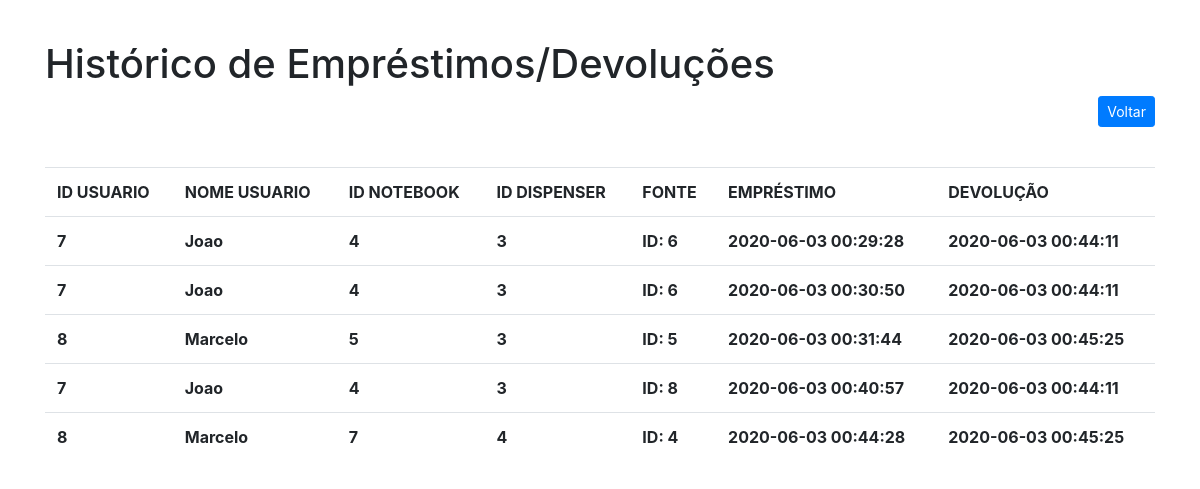
Page /php/historico.php (signed in) on the committed database.
### tables this page shows
CREATE TABLE `acoes_aluno` (
  `id` int(11) NOT NULL,
  `id_usuario` int(11) NOT NULL DEFAULT 0,
  `id_notebook` int(11) NOT NULL DEFAULT 0,
  `id_dispenser` int(11) DEFAULT NULL,
  `id_turma` int(11) DEFAULT 0,
  `nome_usuario` varchar(100) DEFAULT NULL,
  `fonte` int(11) NOT NULL DEFAULT 0,
  `data_emp` datetime DEFAULT NULL,
  `data_dev` datetime DEFAULT NULL
);

### php/historico.php (the view, shortened to what this page needs)
<!DOCTYPE html>
<?php
    require 'conexao/config.php';
    if(isset($_SESSION['id']) && !empty($_SESSION['id'])){
        $id = $_SESSION['id'];
        $sql2 = "SELECT * FROM usuarios WHERE id = :id";
        $sql2 = $pdo->prepare($sql2);
        $sql2->bindValue(":id", $id);
        $sql2->execute();
        $dado2 = $sql2->fetch();
        $sql = "SELECT * FROM acoes_aluno";
        $sql = $pdo->prepare($sql);
        $sql->execute();
        $dado = $sql->fetchAll();
    } else{
        header("Location: login.php");
        exit;
    }
?>
<html>
<head>
    <link rel="stylesheet" href="https://stackpath.bootstrapcdn.com/bootstrap/4.5.0/css/bootstrap.min.css">
</head>
<body>
<div class="container" style="margin-top: 40px;">
    <h1>Histórico de Empréstimos/Devoluções</h1>
    <table class='table' style="margin-top: 40px;">
        <tr>
            <th>ID USUARIO</th>
            <th>NOME USUARIO</th>
            <th>ID NOTEBOOK</th>
            <th>ID DISPENSER</th>
            <th>FONTE</th>
            <th>EMPRÉSTIMO</th>
            <th>DEVOLUÇÃO</th>
        </tr>
        <?php
            if($dado2['nivel'] == 'Administrador'){
                foreach($dado as $item){
                ?>
        <tr>
            <th><?php echo $item['id_usuario'];?></th>
            <th><?php echo $item['nome_usuario'];?></th>
            <th><?php echo $item['id_notebook'];?></th>
            <th><?php echo $item['id_dispenser'];?></th>
            <th>ID: <?php echo $item['fonte'];?></th>
            <th><?php echo $item['data_emp'];?></th>
            <?php if($item['data_dev'] == '0000-00-00 00:00:00'):?>
            <th>Não devolvido</th>
            <?php else:?>
                <th><?php echo $item['data_dev'];?></th>
            <?php endif;?>
        </tr>
        <?php
                }
            }
            ?>
        <div style="text-align: right;">
                <a class="btn btn-sm btn-primary" role="button" href="menu.php">Voltar</a>
        </div>
    </table>
    <br>
    </div>
</body>
</html>

### rows in the picture
acoes_aluno: id_usuario "7", nome_usuario "Joao", id_notebook "4", id_dispenser "3", fonte "6", data_emp "2020-06-03 00:29:28", data_dev "2020-06-03 00:44:11"
acoes_aluno: id_usuario "7", nome_usuario "Joao", id_notebook "4", id_dispenser "3", fonte "6", data_emp "2020-06-03 00:30:50", data_dev "2020-06-03 00:44:11"
acoes_aluno: id_usuario "8", nome_usuario "Marcelo", id_notebook "5", id_dispenser "3", fonte "5", data_emp "2020-06-03 00:31:44", data_dev "2020-06-03 00:45:25"
acoes_aluno: id_usuario "7", nome_usuario "Joao", id_notebook "4", id_dispenser "3", fonte "8", data_emp "2020-06-03 00:40:57", data_dev "2020-06-03 00:44:11"
acoes_aluno: id_usuario "8", nome_usuario "Marcelo", id_notebook "7", id_dispenser "4", fonte "4", data_emp "2020-06-03 00:44:28", data_dev "2020-06-03 00:45:25"
